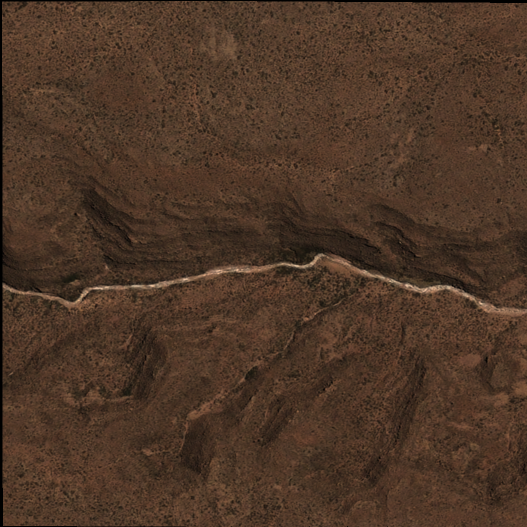
#> input picture test/1322.png, 1054 x 1054 px, given as the content of the folder archive, which was not available (shown at 1/2 size)
$ python vae.py   (older library calls are emulated)
#> lines starting #> are read from the running program, lines starting #| are printed output that depends on the picture; pictures that were not available may be replaced by others from this repository, and a replacement may not be noted
### preprocess.py
import os
import numpy as np
from PIL import Image
import cv2
import matplotlib.pyplot as plt
import tensorflow as tf
from tqdm import tqdm
from sklearn.model_selection import train_test_split
import random

dataset_path = "archive"
num_images = 100
img_size = (64, 64)

def load_images(path, num_images):
#> called with path = 'archive', num_images = 1000
    image_files = []

    for root, _, files in os.walk(path):
        image_files.extend([os.path.join(root, file) for file in files if file.lower().endswith('.png')])

    image_files = image_files[:num_images]

    original_images = [
        np.array(Image.open(file))
        for file in tqdm(image_files, desc="Loading original images", unit="images")
    ]
#> original_images = 1 item

    resized = resize_images(original_images, (128, 128))

    processed_images, min_max_vals, noise_cords = preprocess_images(resized)

    original_train, original_val, original_test = split_data(resized)
    processed_train, processed_val, processed_test = split_data(processed_images)

    train_dataset = tf.data.Dataset.from_tensor_slices((np.array(processed_train), np.array(processed_train)))
    val_dataset = tf.data.Dataset.from_tensor_slices((np.array(processed_val), np.array(processed_val)))
    test_dataset = tf.data.Dataset.from_tensor_slices((np.array(processed_test), np.array(processed_test)))

    return {
        'train': train_dataset,
        'val': val_dataset,
        'test': test_dataset,
        'min_max_vals': min_max_vals,
        'noise_cords': noise_cords
    }
    # return np.array(original_train), np.array(original_val), np.array(original_test), np.array(processed_train) / 255.0, np.array(processed_val) / 255.0, np.array(processed_test) / 255.0, min_max_vals, noise_cords

def resize_images(images, img_size):
#> called with img_size = (128, 128)
    resized_imgs = []

    for img in tqdm(images, desc=f"Resizing images to {img_size[0]}x{img_size[1]}", unit="images"):
        img = cv2.resize(img, img_size, interpolation=cv2.INTER_AREA)
        resized_imgs.append(img)
#> this loop made 1 pass
#> pass 1, in resize_images, `img = cv2.resize(img, img_size, interpolation=cv2.INTER_AREA)`:
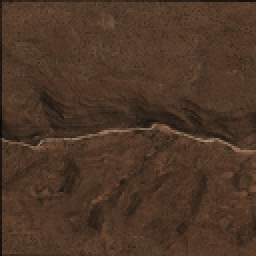
#> img: shape (128, 128, 3) (shown 2 times larger); mean of channels 0, 1, 2 76.9, 54.6, 39.4; drawn as R, G, B
#> after the loop, resized_imgs = 1 item

    resized_imgs = np.array(resized_imgs)
    resized_imgs = resized_imgs.astype("float32") / 255.0

    return resized_imgs

# [34 lines left out: functions display_images, apply_log_filter, apply_sobel_filter, normalize_image, not called in this run]

def apply_salt_pepper_noise(image, salt_prob, pepper_prob):
    noisy_image = np.copy(image)
    height, width, channel = image.shape

    # Add salt noise
    num_salt = int(height * width * salt_prob)
    salt_coords = [random.randint(0, height - 1) for _ in range(num_salt)]
    salt_indices = np.unravel_index(salt_coords, (height, width))
    noisy_image[salt_indices] = 1.0

    # Add pepper noise
    num_pepper = int(height * width * pepper_prob)
    pepper_coords = [random.randint(0, height - 1) for _ in range(num_pepper)]
    pepper_indices = np.unravel_index(pepper_coords, (height, width))
    noisy_image[pepper_indices] = 0.0

    return noisy_image, salt_indices, pepper_indices

def preprocess_images(images):
    processed_images = []
    min_max_values = []
    noise_coords = []
    display_images_list = []
    titles = ["Original", "S&P", "Gaussian", "Normalised"]

    for i, img in enumerate(tqdm(images, desc="Preprocessing images", unit="images")):
        min_val = np.min(img)
        max_val = np.max(img)
        min_max_values.append((min_val, max_val))

        salt_pepper, salt_indices, pepper_indices = apply_salt_pepper_noise(img.copy(), 0.01, 0.01)
        noise_coords.append((salt_indices, pepper_indices))

        # blur_vis = cv2.GaussianBlur(salt_pepper, (3, 3), 0)
        # normalized = cv2.normalize(blur_vis, None, 0, 255, cv2.NORM_MINMAX, cv2.CV_8U)

        # display_images_list.append([img, salt_pepper, blur_vis, normalized])
        processed_images.append(salt_pepper)
#> this loop made 1 pass
#> (min_val, max_val, height in apply_salt_pepper_noise, width in apply_salt_pepper_noise, channel in apply_salt_pepper_noise, num_salt in apply_salt_pepper_noise, salt_indices, num_pepper in apply_salt_pepper_noise) on pass 1: (0.0196, 0.702, 128, 128, 3, 163, 163 positions, rows 0 to 0, columns 0 to 126, 163)
#> after the loop, min_max_values = [(0.0196, 0.702)]; noise_coords = 1 item; processed_images = 1 item

    # display_images(display_images_list, titles)

    return np.array(processed_images, dtype=np.float32), min_max_values, noise_coords

def split_data(images):
    print("Splitting data to train, val, and test...\n_________________________________________________________________")
    images = np.array(images)
    x_train, x_temp = train_test_split(images, test_size=0.4, random_state=42)
    x_val, x_test = train_test_split(x_temp, test_size=0.7, random_state=42)
    return x_train, x_val, x_test

def denormalize_image(img, min_val, max_val):
    return img * (max_val - min_val) + min_val

# [23 lines left out: functions remove_salt_pepper_noise, postprocess_images, not called in this run]


# load_images(dataset_path, num_images)

### vae.py
import tensorflow as tf
from tensorflow.keras import layers
import numpy as np
from preprocess import load_images

x_train, x_val, original_test, x_train_processed, processed_val, x_test_processed = load_images('archive', 1000)
#> in load_images, `processed_images, min_max_vals, noise_cords = preprocess_images(resized)`: min_max_vals = [(0.0196, 0.702)]; noise_cords = 1 item
#> (the run stopped early here; a loop or call above may not have finished)

$ run again, on test/1339.png
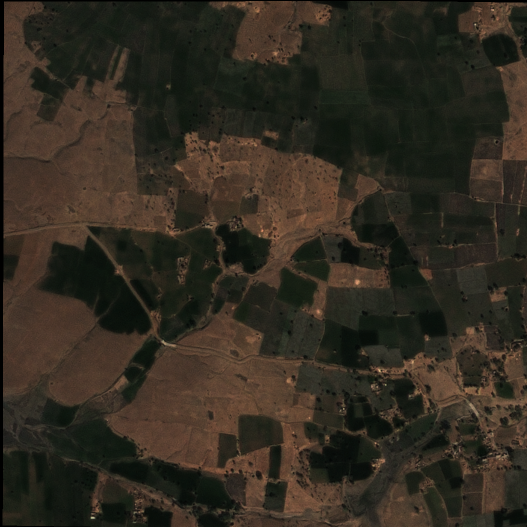
#> input picture test/1339.png, 1054 x 1054 px, given as the content of the folder archive, which was not available (shown at 1/2 size)
#> original_images = 1 item
#> the loop in resize_images, `for img in tqdm(images, desc=f"Resizing images to {img_size[0]}x{img_s..` made 1 pass
#> pass 1, in resize_images, `img = cv2.resize(img, img_size, interpolation=cv2.INTER_AREA)`:
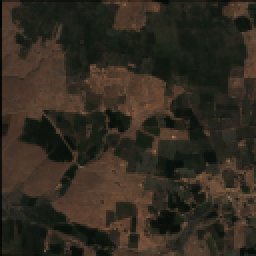
#> img: shape (128, 128, 3) (shown 2 times larger); mean of channels 0, 1, 2 49.7, 43.1, 32.6; drawn as R, G, B
#> the loop in preprocess_images, `for i, img in enumerate(tqdm(images, desc="Preprocessing images", unit..` made 1 pass
#> (min_val, max_val, height in apply_salt_pepper_noise, width in apply_salt_pepper_noise, channel in apply_salt_pepper_noise, num_salt in apply_salt_pepper_noise, salt_indices, num_pepper in apply_salt_pepper_noise) on pass 1: (0.00392, 0.667, 128, 128, 3, 163, 163 positions, rows 0 to 0, columns 0 to 126, 163)
#> after the loop in preprocess_images, `for i, img in enumerate(tqdm(images, desc="Preprocessing images", unit..`: min_max_values = [(0.00392, 0.667)]; noise_coords = 1 item
#> min_max_vals = [(0.00392, 0.667)]; noise_cords = 1 item

$ run again, on test/1343.png
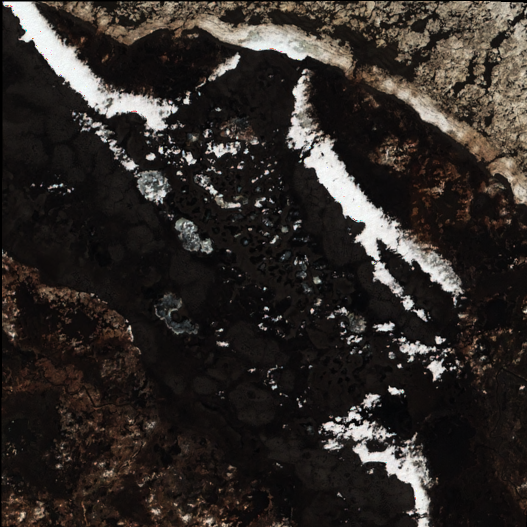
#> input picture test/1343.png, 1054 x 1054 px, given as the content of the folder archive, which was not available (shown at 1/2 size)
#> original_images = 1 item
#> the loop in resize_images, `for img in tqdm(images, desc=f"Resizing images to {img_size[0]}x{img_s..` made 1 pass
#> pass 1, in resize_images, `img = cv2.resize(img, img_size, interpolation=cv2.INTER_AREA)`:
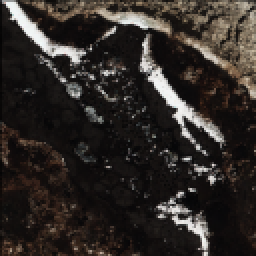
#> img: shape (128, 128, 3) (shown 2 times larger); mean of channels 0, 1, 2 47.4, 42.2, 38.9; drawn as R, G, B
#> the loop in preprocess_images, `for i, img in enumerate(tqdm(images, desc="Preprocessing images", unit..` made 1 pass
#> (min_val, max_val, height in apply_salt_pepper_noise, width in apply_salt_pepper_noise, channel in apply_salt_pepper_noise, num_salt in apply_salt_pepper_noise, salt_indices, num_pepper in apply_salt_pepper_noise) on pass 1: (0.0157, 0.973, 128, 128, 3, 163, 163 positions, rows 0 to 0, columns 0 to 126, 163)
#> after the loop in preprocess_images, `for i, img in enumerate(tqdm(images, desc="Preprocessing images", unit..`: min_max_values = [(0.0157, 0.973)]; noise_coords = 1 item
#> min_max_vals = [(0.0157, 0.973)]; noise_cords = 1 item

$ run again, on test/1346.png
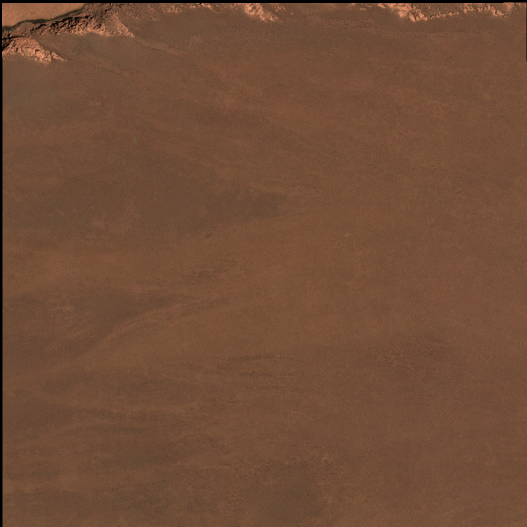
#> input picture test/1346.png, 1054 x 1054 px, given as the content of the folder archive, which was not available (shown at 1/2 size)
#> original_images = 1 item
#> the loop in resize_images, `for img in tqdm(images, desc=f"Resizing images to {img_size[0]}x{img_s..` made 1 pass
#> pass 1, in resize_images, `img = cv2.resize(img, img_size, interpolation=cv2.INTER_AREA)`:
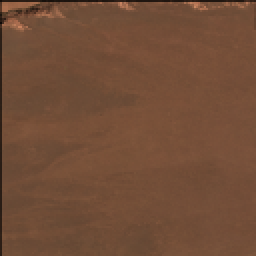
#> img: shape (128, 128, 3) (shown 2 times larger); mean of channels 0, 1, 2 113.6, 77.4, 55.6; drawn as R, G, B
#> the loop in preprocess_images, `for i, img in enumerate(tqdm(images, desc="Preprocessing images", unit..` made 1 pass
#> (min_val, max_val, height in apply_salt_pepper_noise, width in apply_salt_pepper_noise, channel in apply_salt_pepper_noise, num_salt in apply_salt_pepper_noise, salt_indices, num_pepper in apply_salt_pepper_noise) on pass 1: (0.0275, 0.784, 128, 128, 3, 163, 163 positions, rows 0 to 0, columns 0 to 126, 163)
#> after the loop in preprocess_images, `for i, img in enumerate(tqdm(images, desc="Preprocessing images", unit..`: min_max_values = [(0.0275, 0.784)]; noise_coords = 1 item
#> min_max_vals = [(0.0275, 0.784)]; noise_cords = 1 item
